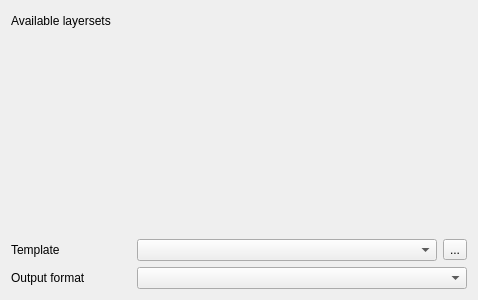
<?xml version="1.0" encoding="UTF-8"?>
<ui version="4.0">
 <class>OmgProjectionPageBase</class>
 <widget class="QWizardPage" name="OmgProjectionPageBase">
  <property name="geometry">
   <rect>
    <x>0</x>
    <y>0</y>
    <width>474</width>
    <height>300</height>
   </rect>
  </property>
  <property name="windowTitle">
   <string>WizardPage</string>
  </property>
  <property name="title">
   <string>Model projection layerset</string>
  </property>
  <property name="subTitle">
   <string>Once a model has been created it needs to be projected to create a map. If you chose to run your model using QGIS layers since the same layers will be used so the layerset option is disabled.</string>
  </property>
  <layout class="QGridLayout" name="gridLayout_2">
   <item row="0" column="0" colspan="2">
    <layout class="QGridLayout" name="gridLayout">
     <item row="0" column="0">
      <widget class="QLabel" name="label_7">
       <property name="text">
        <string>Available layersets</string>
       </property>
      </widget>
     </item>
     <item row="0" column="1">
      <spacer name="horizontalSpacer_2">
       <property name="orientation">
        <enum>Qt::Horizontal</enum>
       </property>
       <property name="sizeHint" stdset="0">
        <size>
         <width>40</width>
         <height>20</height>
        </size>
       </property>
      </spacer>
     </item>
    </layout>
   </item>
   <item row="1" column="0" colspan="2">
    <layout class="QGridLayout" name="gridLayout_8">
     <property name="sizeConstraint">
      <enum>QLayout::SetNoConstraint</enum>
     </property>
     <item row="0" column="0">
      <widget class="OmgListWidget" name="omglistProjectionLayerSets" native="true">
       <property name="sizePolicy">
        <sizepolicy hsizetype="Preferred" vsizetype="Expanding">
         <horstretch>0</horstretch>
         <verstretch>0</verstretch>
        </sizepolicy>
       </property>
       <property name="minimumSize">
        <size>
         <width>100</width>
         <height>100</height>
        </size>
       </property>
       <property name="focusPolicy">
        <enum>Qt::TabFocus</enum>
       </property>
      </widget>
     </item>
    </layout>
   </item>
   <item row="2" column="0" colspan="2">
    <layout class="QHBoxLayout" name="horizontalLayout">
     <item>
      <widget class="QLabel" name="lblInputLayers_3">
       <property name="sizePolicy">
        <sizepolicy hsizetype="Preferred" vsizetype="Preferred">
         <horstretch>0</horstretch>
         <verstretch>0</verstretch>
        </sizepolicy>
       </property>
       <property name="minimumSize">
        <size>
         <width>120</width>
         <height>0</height>
        </size>
       </property>
       <property name="text">
        <string>Template</string>
       </property>
      </widget>
     </item>
     <item>
      <widget class="QComboBox" name="cboOutputFormatLayer">
       <property name="sizePolicy">
        <sizepolicy hsizetype="Expanding" vsizetype="Maximum">
         <horstretch>0</horstretch>
         <verstretch>0</verstretch>
        </sizepolicy>
       </property>
       <property name="minimumSize">
        <size>
         <width>300</width>
         <height>0</height>
        </size>
       </property>
      </widget>
     </item>
     <item>
      <widget class="QToolButton" name="toolFormatLayer">
       <property name="sizePolicy">
        <sizepolicy hsizetype="Fixed" vsizetype="Maximum">
         <horstretch>0</horstretch>
         <verstretch>0</verstretch>
        </sizepolicy>
       </property>
       <property name="text">
        <string>...</string>
       </property>
       <property name="icon">
        <iconset resource="../resources/resources.qrc">
         <normaloff>:/fileopen.png</normaloff>:/fileopen.png</iconset>
       </property>
      </widget>
     </item>
    </layout>
   </item>
   <item row="3" column="0">
    <widget class="QLabel" name="label_8">
     <property name="minimumSize">
      <size>
       <width>120</width>
       <height>0</height>
      </size>
     </property>
     <property name="text">
      <string>Output format</string>
     </property>
    </widget>
   </item>
   <item row="3" column="1">
    <widget class="QComboBox" name="cboOutputFormat">
     <property name="sizePolicy">
      <sizepolicy hsizetype="Expanding" vsizetype="Fixed">
       <horstretch>0</horstretch>
       <verstretch>0</verstretch>
      </sizepolicy>
     </property>
    </widget>
   </item>
  </layout>
 </widget>
 <customwidgets>
  <customwidget>
   <class>OmgListWidget</class>
   <extends>QWidget</extends>
   <header>omglistwidget.h</header>
  </customwidget>
 </customwidgets>
 <resources>
  <include location="../resources/resources.qrc"/>
 </resources>
 <connections/>
</ui>
